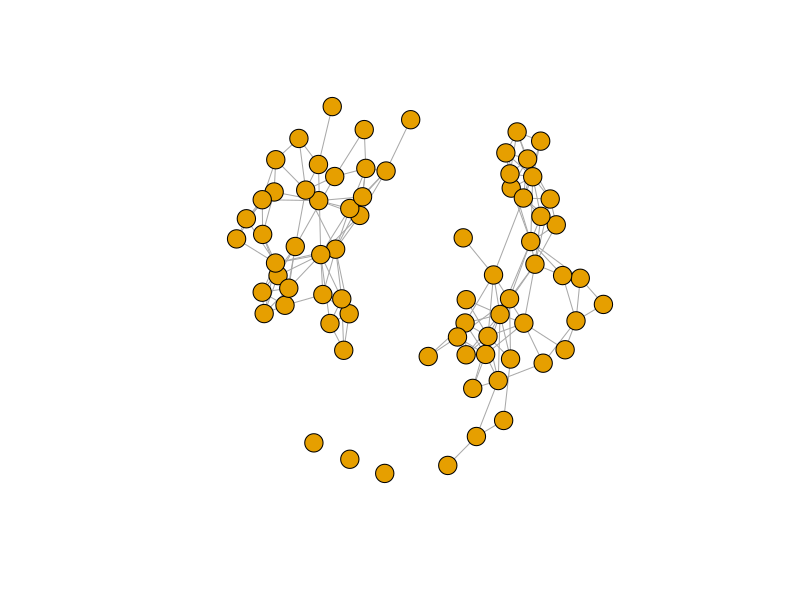

This figure's R source:
library(sna)
library(igraph)
data(coleman)
library(tidyverse)
library(magrittr)

pGraph<-graph_from_adjacency_matrix(coleman[1,,],
                                    mode="undirected")

plot(pGraph, vertex.label=NA, vertex.size=10)

deg<-igraph::degree(pGraph)

deg<-as.data.frame(deg)
deg$from_id<-as.numeric(row.names(deg))

fdeg<-coleman[1,,] %>%
  as.data.frame() %>%
  mutate(from_id=as.numeric(row.names(coleman[1,,]))) %>%
  pivot_longer(cols=`1`:`73`, names_to = "to_id", values_to="friend") %>%
  filter(friend==1) %>%
  group_by(from_id) %>%
  mutate(idegree=sum(friend),to_id=as.numeric(as.character(to_id))) %>%
  left_join(deg, by=c("to_id"="from_id")) %>%
  mutate(tot_fdeg=sum(deg), ave_fdeg=mean(deg)) %>% ungroup()

fdeg %>% group_by(from_id) %>%
  summarise(ideg=first(idegree), tot_fdeg=first(tot_fdeg),
            ave_fdeg=first(ave_fdeg))
